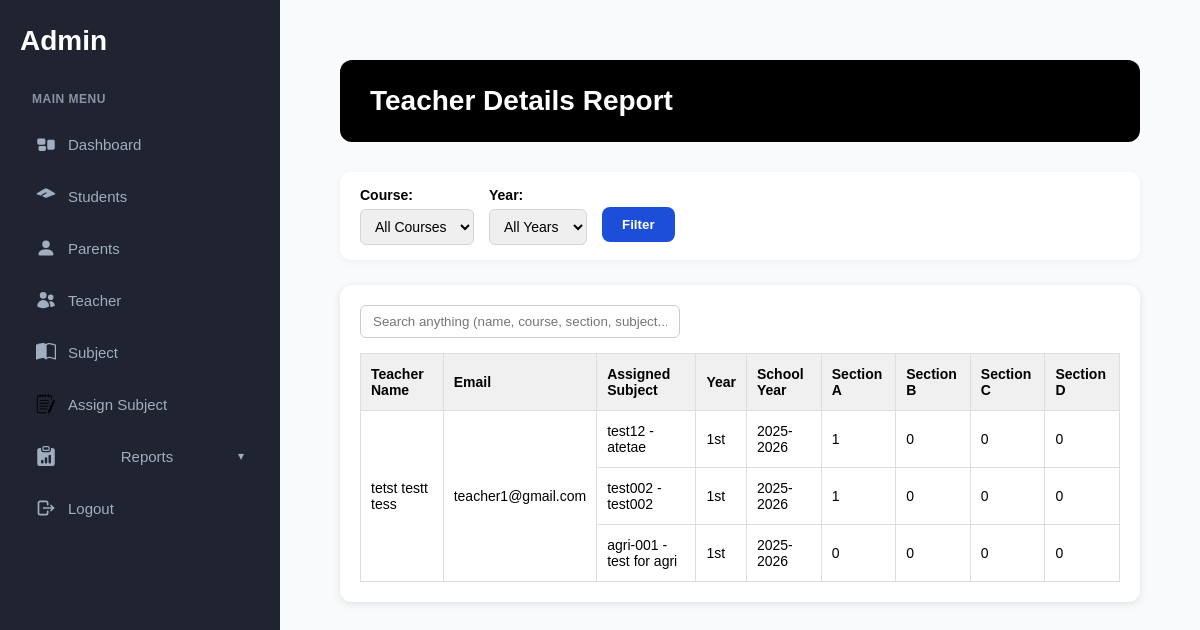
Page /reports/teacher-deatil/ (signed in) on the earlier database version.
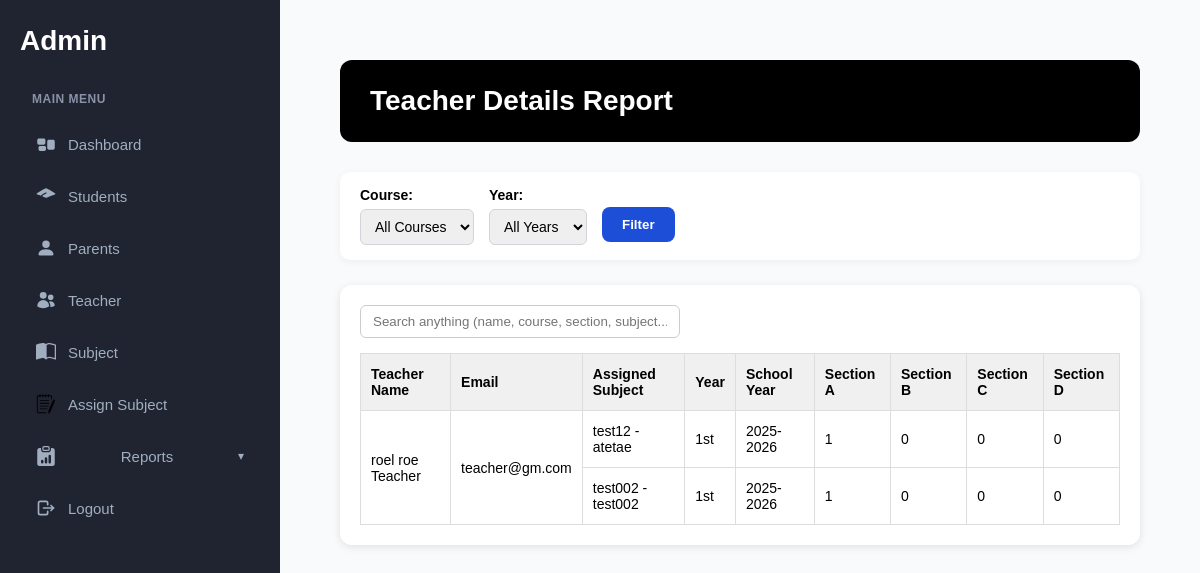
Same page on the later database version.
### accounts/models.py (models this page shows, shortened)
class TeacherProfile(models.Model):
    user = models.OneToOneField(CustomUser, on_delete=models.CASCADE, limit_choices_to={'role':'teacher'})
    first_name = models.CharField(max_length=50)
    middle_name = models.CharField(max_length=50, blank=True, null=True)
    last_name = models.CharField(max_length=50)

class CustomUser(AbstractUser):
    ROLE_CHOICES = (
        ('admin','Admin'),
        ('teacher','Teacher'),
        ('student','Student'),
        ('parent','Parent')
    )
    role = models.CharField(max_length=10, choices=ROLE_CHOICES)
    first_login = models.BooleanField(default=True)

### academics/models.py (models this page shows, shortened)
class Subject(models.Model):
    course = models.ForeignKey(Course, on_delete=models.SET_NULL, null=True)
    subject_code = models.CharField(max_length=20)
    name = models.CharField(max_length=255)
    semester_number = models.CharField(
        max_length=3,
        choices=[('1st', '1st Semester'), ('2nd', '2nd Semester')],
    )
    year_level = models.CharField(
        max_length=10,
        choices=YEAR_LEVEL_CHOICES,
        default='1st',
    )
    class Meta:
        unique_together = ('subject_code', 'semester_number', 'year_level')

class SubjectOffering(models.Model):
    subject = models.ForeignKey(
        Subject,
        on_delete=models.CASCADE,
        related_name='offerings',
    )
    teacher = models.ForeignKey(
        "accounts.TeacherProfile",
        on_delete=models.SET_NULL,
        null=True,
        related_name='subjects',
    )
    year = models.CharField(max_length=10, choices=YEAR_LEVEL_CHOICES)
    section = models.CharField(max_length=5, choices=SECTION_CHOICES, default=SECTION_CHOICES[0][0])
    school_year = models.CharField(max_length=20)
    class Meta:
        unique_together = (
            'subject',
            'year',
            'section',
            'school_year',
        )

### reports/views.py (the view)
# urls.py: path('teacher-deatil/',views.teacher_details_report,name='teacher_details_report'),
@login_required
def teacher_details_report(request):
    courses = Course.objects.all()
    year_levels = StudentProfile._meta.get_field('year').choices
    sections = StudentProfile._meta.get_field('section').choices
    selected_course = request.GET.get('course')
    selected_year = request.GET.get('year')
    teachers_data = []
    teachers = TeacherProfile.objects.all()
    for teacher in teachers:
        subject_offerings = SubjectOffering.objects.filter(teacher=teacher)
        if selected_course:
            subject_offerings = subject_offerings.filter(subject__course_id=selected_course)
        if selected_year:
            subject_offerings = subject_offerings.filter(year=selected_year)
        subjects_info = []
        for so in subject_offerings:
            section_counts = {code: 0 for code, _ in sections}  # initialize
            students_in_subject = StudentProfile.objects.filter(
                subjects=so.subject,
                course=so.subject.course,
                year=so.year
            ).values('section').annotate(count=Count('student_ID'))
            for s in students_in_subject:
                section_counts[s['section']] = s['count']
            subjects_info.append({
                'subject': so.subject,
                'year': so.year,
                'school_year': so.school_year,
                'section_counts': section_counts
            })
        if subjects_info:
            teachers_data.append({
                'teacher': teacher,
                'subjects_info': subjects_info,
                'rowspan': len(subjects_info)
            })
    context = {
        'courses': courses,
        'year_levels': year_levels,
        'sections': sections,
        'selected_course': selected_course,
        'selected_year': selected_year,
        'teachers_data': teachers_data,
    }
    return render(request, 'reports/teacher_details_report.html', context)

### reports/templates/reports/teacher_details_report.html (shortened to what this page needs)
{% extends 'base.html' %}
{% load static %}
{% block content %}
<link rel="stylesheet" href="{% static 'css/report.css' %}">
<div class="dashboard-container">
  <div class="dashboard-header">
    <h2>Teacher Details Report</h2>
  </div>
  <form method="get" class="filter-form">
    <div class="form-group">
      <label>Course:</label>
      <select name="course">
        <option value="">All Courses</option>
      </select>
    </div>
    <div class="form-group">
      <label>Year:</label>
      <select name="year">
        <option value="">All Years</option>
      </select>
    </div>
    <div class="form-group filter-button ">
      <button type="submit" class="add-student-btn">Filter</button>
    </div>
  </form>
  <div class="attendance-box">
        <div class="search-container">
  <input type="text" class="search-input universal-search"
         placeholder="Search anything (name, course, section, subject...)">
</div>
    <table class="report-table">
      <thead>
        <tr>
          <th>Teacher Name</th>
          <th>Email</th>
          <th>Assigned Subject</th>
          <th>Year</th>
          <th>School Year</th>
          <th>Section A</th>
          <th>Section B</th>
          <th>Section C</th>
          <th>Section D</th>
        </tr>
      </thead>
      <tbody>
        {% for t in teachers_data %}
          {% for so in t.subjects_info %}
            <tr>
              {% if forloop.first %}
                <td rowspan="{{ t.rowspan }}">{{ t.teacher.first_name }}{% if t.teacher.middle_name %} {{ t.teacher.middle_name }}{% endif %} {{ t.teacher.last_name }}</td>
                <td rowspan="{{ t.rowspan }}">{{ t.teacher.user.email }}</td>
              {% endif %}
              <td>{{ so.subject.subject_code }} - {{ so.subject.name }}</td>
              <td>{{ so.year }}</td>
              <td>{{ so.school_year }}</td>
              <td>{{ so.section_counts.a }}</td>
              <td>{{ so.section_counts.b }}</td>
              <td>{{ so.section_counts.c }}</td>
              <td>{{ so.section_counts.d }}</td>
            </tr>
          {% endfor %}
        {% empty %}
          <tr>
            <td colspan="9">No data found.</td>
          </tr>
        {% endfor %}
      </tbody>
    </table>
  </div>
</div>
{% endblock %}

Differences in the rows shown:
removed TeacherProfile: teacher.first_name "tetst", teacher.middle_name "testt", teacher.last_name "tess", teacher.user.email "teacher1@gmail.com", Subject (subject.subject_code "test12", subject.name "atetae", year "1st", school_year "2025-2026", section_counts.a "1", section_counts.b "0", section_counts.c "0", section_counts.d "0"), Subject (subject.subject_code "test002", subject.name "test002", year "1st", school_year "2025-2026", section_counts.a "1", section_counts.b "0", section_counts.c "0", section_counts.d "0")
no longer on this page (row unchanged): Subject: subject.subject_code "agri-001", subject.name "test for agri", year "1st", school_year "2025-2026", section_counts.a "0", section_counts.b "0", section_counts.c "0", section_counts.d "0"
added TeacherProfile: teacher.first_name "roel", teacher.middle_name "roe", teacher.last_name "Teacher", teacher.user.email "teacher@gm.com", Subject (subject.subject_code "test12", subject.name "atetae", year "1st", school_year "2025-2026", section_counts.a "1", section_counts.b "0", section_counts.c "0", section_counts.d "0"), Subject (subject.subject_code "test002", subject.name "test002", year "1st", school_year "2025-2026", section_counts.a "1", section_counts.b "0", section_counts.c "0", section_counts.d "0")
